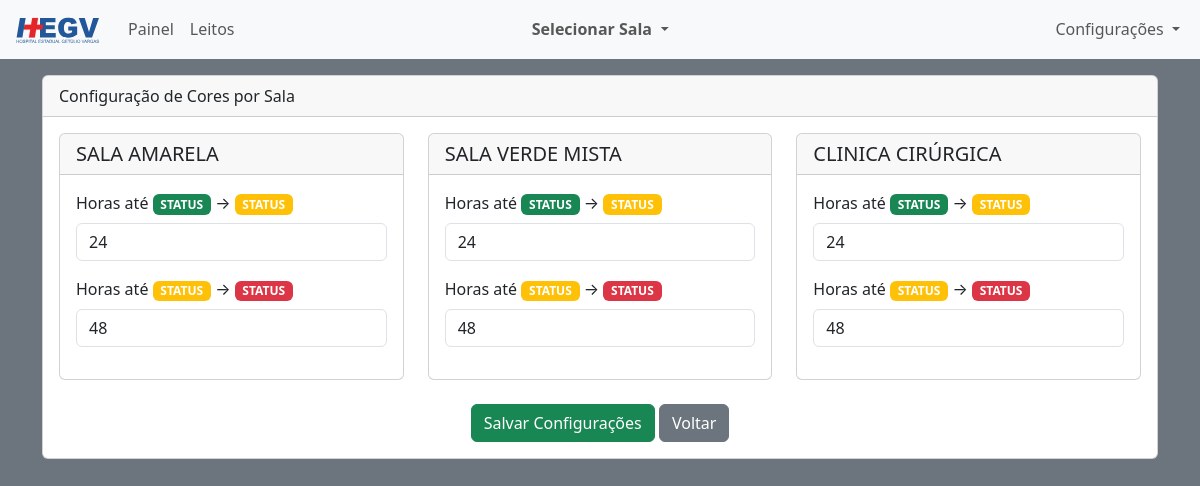
Screenshot of /config-salas/ (signed in) with the database file from the repository.
### app_painel_hegv/models.py (models this page shows, shortened)
class ConfiguracaoSala(models.Model):
    sala = models.CharField(max_length=3, choices=[
        ('AMA', 'SALA AMARELA'),
        ('MIS', 'SALA VERDE MISTA'),
        ('CIR', 'CLINICA CIRÚRGICA'),
    ], unique=True)
    horas_warning = models.IntegerField(default=24, help_text="Horas para passar de success para warning")
    horas_danger = models.IntegerField(default=48, help_text="Horas para passar de warning para danger")

### app_painel_hegv/views.py (the view, shortened to what this page needs)
# urls.py: path('config-salas/', views.config_salas, name='config_salas'),
@login_required(login_url='/login/')
def config_salas(request):
    salas = Leito.SALAS
    configs = {c.sala: c for c in ConfiguracaoSala.objects.all()}
    context = {
        'salas': salas,
        'configs': configs,
    }
    return render(request, 'config-salas.html', context)

### app_painel_hegv/templatetags/custom_tags.py (called while the page is built)
@register.filter
def get(dictionary, key):
    return dictionary.get(key)

@register.filter
def attr(obj, attr_name):
    return getattr(obj, attr_name, None)

### app_painel_hegv/templates/config-salas.html (shortened to what this page needs)
{% extends 'base-leitos.html' %}
{% block content %}
{% load custom_tags %}
<div class="container">
    <div class="card mt-3">
        <div class="card-header">
            Configuração de Cores por Sala
        </div>
        <div class="card-body">
            <form method="post">
              <div class="row">
                {% for sigla, nome in salas %}
                  <div class="col-md-4">
                    <div class="card mb-4">
                      <div class="card-header">
                        <h5 class="mb-0">{{ nome }}</h5>
                      </div>
                      <div class="card-body">
                        <div class="mb-3">
                          <label class="form-label">Horas até <span class="badge bg-success">STATUS</span> → <span class="badge bg-warning">STATUS</span></label>
                          <input type="number" class="form-control" name="warning_{{ sigla }}"
            value="{{ configs|get:sigla|attr:'horas_warning'|default:24 }}" min="0">
                        </div>
                        <div class="mb-3">
                          <label class="form-label">Horas até <span class="badge bg-warning">STATUS</span> → <span class="badge bg-danger">STATUS</span></label>
                          <input type="number" class="form-control" name="danger_{{ sigla }}"
            value="{{ configs|get:sigla|attr:'horas_danger'|default:48 }}" min="0">
                        </div>
                      </div>
                    </div>
                  </div>
                {% endfor %}
              </div>
              <div class="text-center">
                <button type="submit" class="btn btn-success">Salvar Configurações</button>
                <a href="/painel/" class="btn btn-secondary">Voltar</a>
              </div>
            </form>
        </div>
    </div>
</div>
{% endblock %}

### rows the page displays
ConfiguracaoSala: salas "24", salas "48"
ConfiguracaoSala: salas "24", salas "48"
ConfiguracaoSala: salas "24", salas "48"

### other values shown
{{ nome }} "SALA AMARELA" "SALA VERDE MISTA" "CLINICA CIRÚRGICA"
